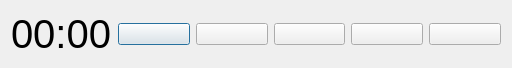
<?xml version="1.0" encoding="UTF-8"?>
<ui version="4.0">
 <class>TimerDialog</class>
 <widget class="QDialog" name="TimerDialog">
  <property name="geometry">
   <rect>
    <x>0</x>
    <y>0</y>
    <width>512</width>
    <height>66</height>
   </rect>
  </property>
  <property name="windowTitle">
   <string>TimerDialog</string>
  </property>
  <layout class="QGridLayout" name="gridLayout">
   <item row="0" column="0">
    <layout class="QHBoxLayout" name="horizontalLayout">
     <item>
      <widget class="QLabel" name="time_display">
       <property name="font">
        <font>
         <pointsize>30</pointsize>
        </font>
       </property>
       <property name="text">
        <string>00:00</string>
       </property>
      </widget>
     </item>
     <item>
      <widget class="QPushButton" name="start_button">
       <property name="text">
        <string/>
       </property>
       <property name="icon">
        <iconset>
         <normaloff>:/res/res/start.png</normaloff>:/res/res/start.png</iconset>
       </property>
       <property name="iconSize">
        <size>
         <width>40</width>
         <height>40</height>
        </size>
       </property>
      </widget>
     </item>
     <item>
      <widget class="QPushButton" name="pause_button">
       <property name="text">
        <string/>
       </property>
       <property name="icon">
        <iconset>
         <normaloff>:/res/res/pause.png</normaloff>:/res/res/pause.png</iconset>
       </property>
       <property name="iconSize">
        <size>
         <width>40</width>
         <height>40</height>
        </size>
       </property>
      </widget>
     </item>
     <item>
      <widget class="QPushButton" name="refresh_button">
       <property name="text">
        <string/>
       </property>
       <property name="icon">
        <iconset>
         <normaloff>:/res/res/refresh.png</normaloff>:/res/res/refresh.png</iconset>
       </property>
       <property name="iconSize">
        <size>
         <width>40</width>
         <height>40</height>
        </size>
       </property>
      </widget>
     </item>
     <item>
      <widget class="QPushButton" name="setting_button">
       <property name="text">
        <string/>
       </property>
       <property name="icon">
        <iconset>
         <normaloff>:/res/res/help.png</normaloff>:/res/res/help.png</iconset>
       </property>
       <property name="iconSize">
        <size>
         <width>40</width>
         <height>40</height>
        </size>
       </property>
      </widget>
     </item>
     <item>
      <widget class="QPushButton" name="close_button">
       <property name="text">
        <string/>
       </property>
       <property name="icon">
        <iconset>
         <normaloff>:/res/res/close.png</normaloff>:/res/res/close.png</iconset>
       </property>
       <property name="iconSize">
        <size>
         <width>40</width>
         <height>40</height>
        </size>
       </property>
      </widget>
     </item>
    </layout>
   </item>
  </layout>
 </widget>
 <layoutdefault spacing="6" margin="11"/>
 <resources/>
 <connections/>
</ui>
